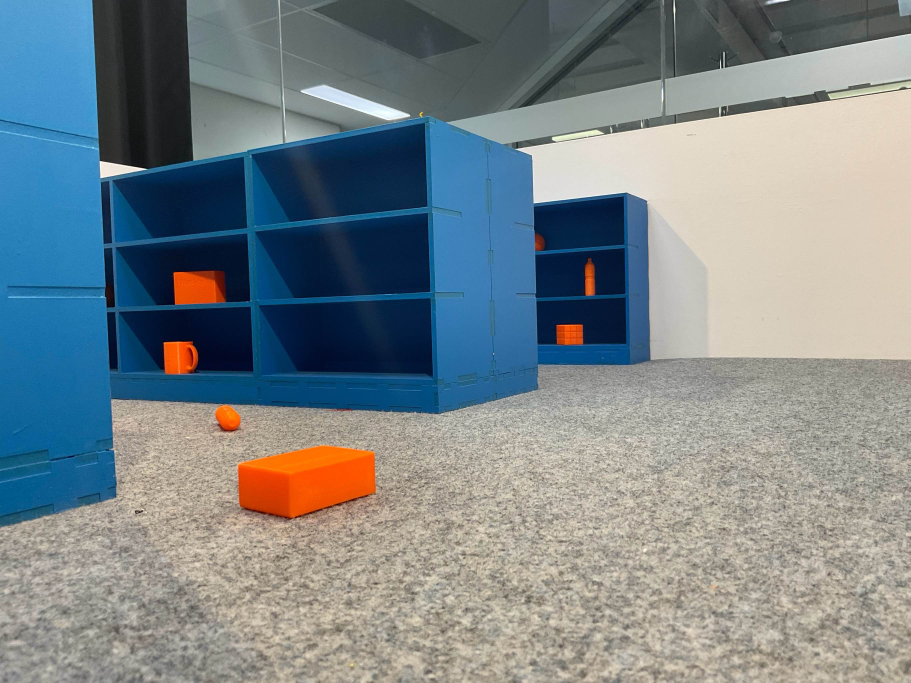
#> input picture VisionSub/videos/img.jpg, 2731 x 2048 px (shown at 1/3 size)
$ python -i vision.py   (imports and definitions only)
#> lines starting #> are read from the running program, lines starting #| are printed output that depends on the picture; after the words box and inside, x2 and y2 are one past the last pixel; in counts of white or black regions, pixels touching at a corner belong together
#> further down, picture is the input picture: shape (2048, 2731, 3); mean B, G, R 137.5, 133.3, 122.6
import cv2
from math import cos,sin,pi,atan2,degrees
import numpy as np
import time
from threading import Thread
import picamera2

#from threading import Thread
# MADE BY KELVIN LE, QUT EGB320 GROUP16
# StudentID: n11429984
# Email: minhnguyen.le@qut.edu.au

class VisionModule:
    ground_points = np.float32([[-18,47],[18,47],[-18,150],[18,150]]) #off-set in cm
    homography_matrix = np.array([[-2.11252555e-02,  6.33812791e-03,  7.01814123e+00],[ 1.80590083e-04, -8.03575074e-03, -1.43661305e+01]
    ,[ 2.56484473e-05, -4.57580665e-03,  1.00000000e+00]])
    color_ranges = {
        #'wall': (np.array([34, 0, 211]), np.array([45, 74, 255])),
        'wall': (np.array([33, 0, 0]), np.array([41, 62, 255])),
        'floor': (np.array([0, 0, 0]), np.array([179, 255, 255])),
        'yellow': (np.array([25, 108, 224]), np.array([33, 255, 255])),
        'blue': (np.array([81, 0, 0]), np.array([116, 255, 255])),
        'green': (np.array([55, 79, 0]), np.array([70, 255, 255])),
        'orange1': (np.array([0, 100, 0]), np.array([20, 255, 255])),
        'orange2': (np.array([165, 100, 0]), np.array([180, 255, 255])),
        'black': (np.array([38,31, 45]), np.array([66, 121 , 88]))
    }


    focal_length = 30 #cm
    real_circle_diameter = 70 #cm

    def __init__(self):
        self.cap = None  # Initialize the camera object as an instance variable
        self.t1 = None

    # [110 lines left out: functions draw_crosshair, CaptureImage, initialize_camera, Capturing, ExportImage, findBlack and 2 more, not called in this run]


    def findItems(self, imgHSV):
        # Create masks for the orange color
        ItemMask1 = cv2.inRange(imgHSV, self.color_ranges['orange1'][0], self.color_ranges['orange1'][1])
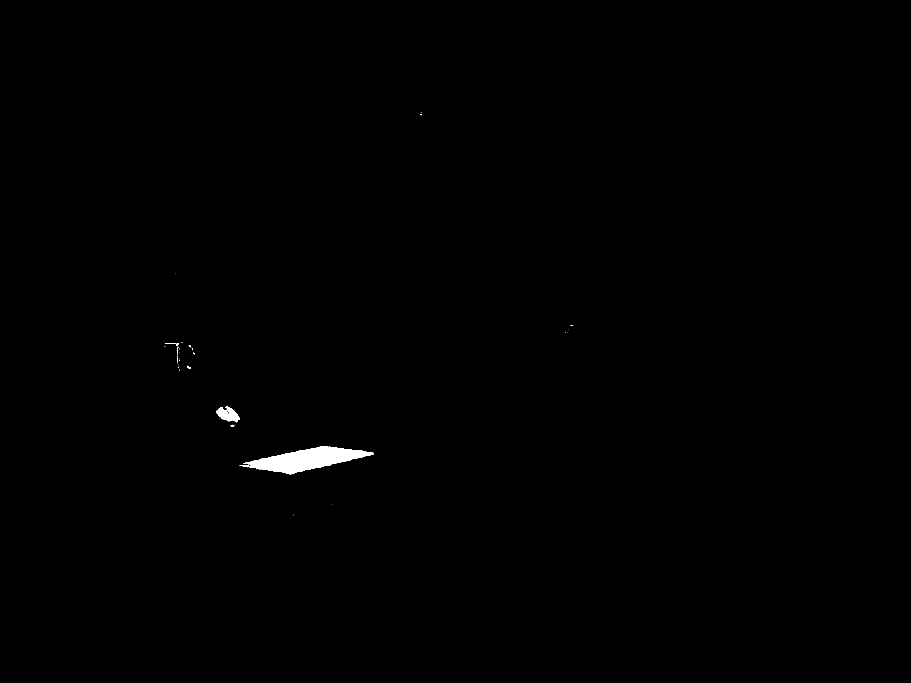
#> ItemMask1: shape (2048, 2731) (shown at 1/3 size); 0.33% white; 44 white regions (36 under 20 px), largest, box (x1, y1, x2, y2) and area: (720, 1339, 1120, 1424) 16159, (650, 1220, 720, 1267) 1870, (505, 1029, 528, 1032) 42
        ItemMask2 = cv2.inRange(imgHSV, self.color_ranges['orange2'][0], self.color_ranges['orange2'][1])
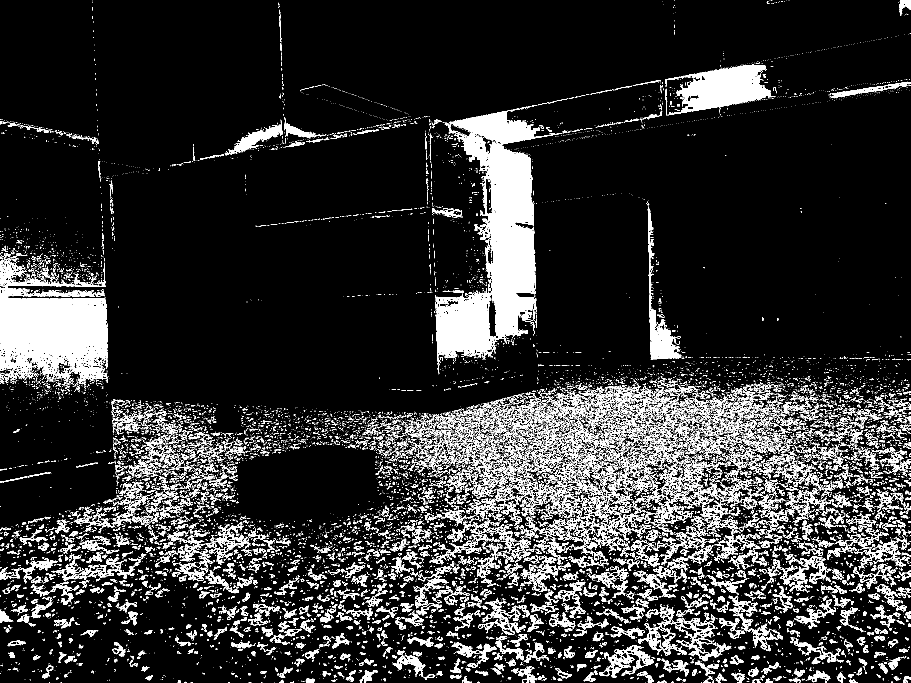
#> ItemMask2: shape (2048, 2731) (shown at 1/3 size); 12.3% white; 22310 white regions (18855 under 20 px), largest, box (x1, y1, x2, y2) and area: (1346, 325, 1686, 1025) 82619, (0, 782, 324, 1152) 71842, (1307, 864, 1478, 1094) 24792
        ItemMask = ItemMask1 | ItemMask2  # Combine masks
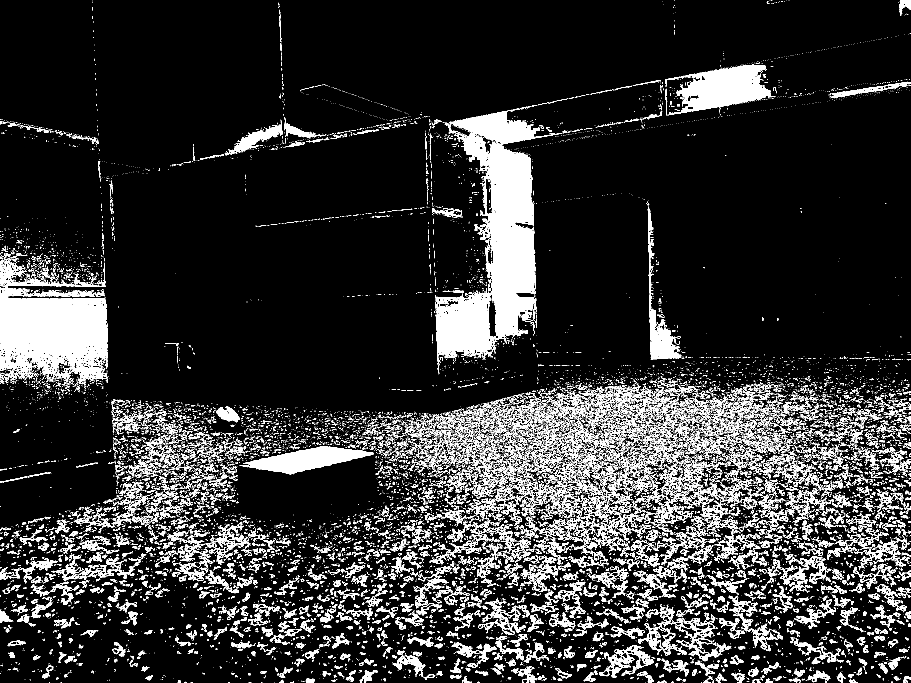
#> ItemMask: shape (2048, 2731) (shown at 1/3 size); 12.7% white; 22354 white regions (18891 under 20 px)
        contoursItem, _ = cv2.findContours(ItemMask, cv2.RETR_EXTERNAL, cv2.CHAIN_APPROX_SIMPLE)
#> contoursItem = 22275 contours, 20141 with area under 20; largest, box (x1, y1, x2, y2) and area: (1346, 325, 1686, 1025) 83147, (0, 782, 324, 1152) 76238, (1307, 864, 1478, 1094) 26837, (1996, 192, 2327, 346) 24492, (720, 1339, 1120, 1424) 15789
        return contoursItem, ItemMask

    # [307 lines left out: functions findShelf, findLoadingArea, findObstacle, MarkerShapeDetection, GetContoursShelf, GetContoursMarkers and 5 more, not called in this run]


    def GetDistance(self, width, real_width):
        return (self.focal_length * real_width) / width + 4

    def GetBearing(self, x_center,image):
        offset_pixels = x_center - image.shape[1]/ 2
        return (offset_pixels / image.shape[1]) * 70


class CamFrameGrabber:
    # FOV = number of degrees for camera view
    # [37 lines left out: functions __init__, start, captureImage, getCurrentFrame, not called in this run]

    def getFrameID(self):
        return self.frame_id


    # [19 lines left out: function DisplayFrame, not called in this run]


    def stop(self):
        self.cameraStopped = True

    # [4 lines left out: function __del__, not called in this run]


class MultiImageProcess:
    # [38 lines left out: functions __init__, ImageCapturingLoop, getCurrentFrame, start, not called in this run]

    def stop(self):
        self.cameraStopped = True

    def get_queue(self):
        return self.image_queue  # Method to access the queue

>>> import cv2
>>> picture = cv2.imread('videos/img.jpg')
>>> result = VisionModule().findItems(picture)
